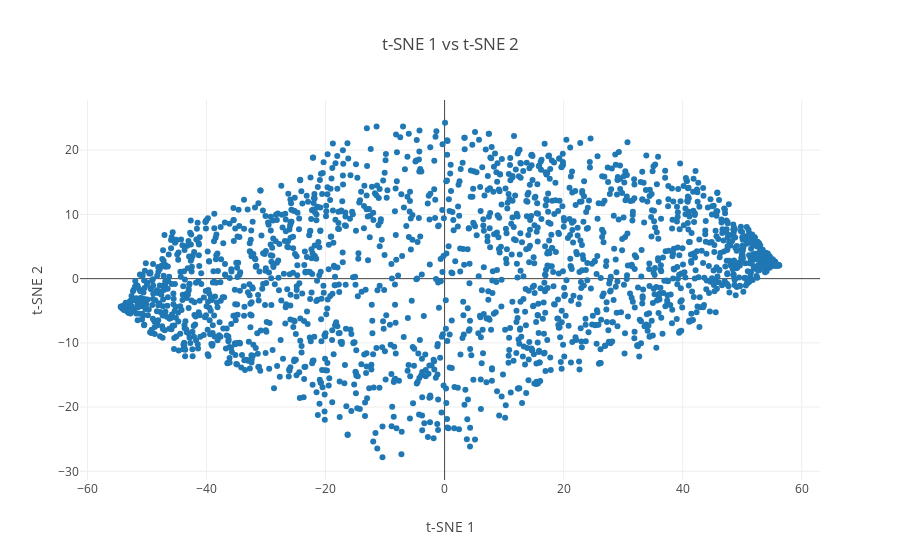

Here is the notebook cell this chart was saved with:
### Code cell
plot_words(lstm_tsne_embds, 0, number_of_words, 1)

### Figure 1 — Plotly figure (JSON) as saved in the notebook; plotly's stock layout.template omitted (floating-point values rounded to 4 significant figures; data arrays with more than 128 entries replaced by an {"elided": "..."} marker saying what was removed)
{"data": [{"mode": "markers", "text": {"elided": "2000 str values"}, "type": "scatter", "uid": "3dd67b80-c07e-4575-81db-f09dd972d02d", "x": {"elided": "2000 float values"}, "y": {"elided": "2000 float values"}}], "layout": {"hovermode": "closest", "title": {"text": "t-SNE 1 vs t-SNE 2"}, "xaxis": {"title": {"text": "t-SNE 1"}}, "yaxis": {"title": {"text": "t-SNE 2"}}}}
